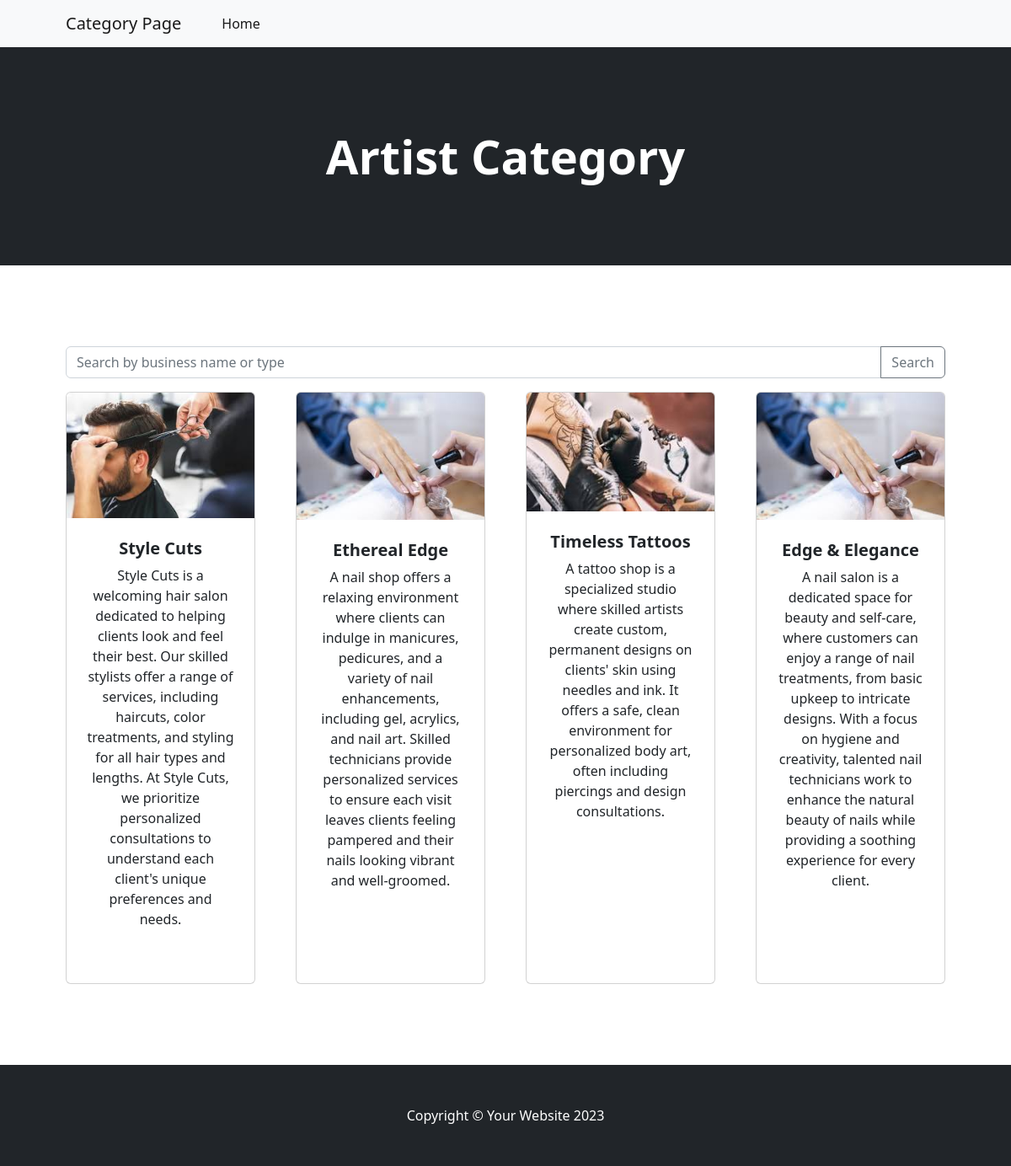
The page / on the database its author committed.
### artcategories/models.py (models this page shows, shortened)
class Type(models.Model):
    image = models.ImageField(upload_to='uploads/types/')  # Image field for storing uploaded images
    category = models.ForeignKey(
        Category,
        on_delete=models.CASCADE,
        related_name='types'  # Optional: allows reverse access from Category to Type
    )
    name = models.CharField(max_length=200)
    description = models.CharField(max_length=500, default='', blank=True, null=True)

### artcategories/views.py (the view)
# urls.py: 2. Add a URL to urlpatterns:  path('', views.home, name='home')
def home(request):
    query = request.GET.get('q')
    if query:
        types = Type.objects.filter(
            Q(name__icontains=query) |
            Q(category__name__icontains=query)
        )
    else:
        types = Type.objects.all()
    return render(request, 'home.html', {'types': types, 'query': query})

### artcategories/templates/home.html (shortened to what this page needs)
{% load static %}
<!DOCTYPE html>
<html lang="en">
    <head>
        <link href="https://cdn.jsdelivr.net/npm/bootstrap-icons@1.5.0/font/bootstrap-icons.css" rel="stylesheet" />
        <link href="{% static 'css/styles.css' %}" rel="stylesheet" />
    </head>
    <body>
        <nav class="navbar navbar-expand-lg navbar-light bg-light">
            <div class="container px-4 px-lg-5">
                <a class="navbar-brand" href="#!">Category Page</a>
                <div class="collapse navbar-collapse" id="navbarSupportedContent">
                    <ul class="navbar-nav me-auto mb-2 mb-lg-0 ms-lg-4">
                        <li class="nav-item"><a class="nav-link active" aria-current="page" href="#!">Home</a></li>
                    </ul>
                </div>
            </div>
        </nav>
        <header class="bg-dark py-5">
            <div class="container px-4 px-lg-5 my-5">
                <div class="text-center text-white">
                    <h1 class="display-4 fw-bolder">Artist Category</h1>
                </div>
            </div>
        </header>
        <section class="py-5">
            <div class="container px-4 px-lg-5 mt-5">
                <form method="get" action="{% url 'home' %}">
                    <div class="input-group mb-3">
                        <input type="text" name="q" class="form-control" placeholder="Search by business name or type"
                               value="{{ query|default:'' }}">
                        <button class="btn btn-outline-secondary" type="submit">Search</button>
                    </div>
                </form>
                <div class="row gx-4 gx-lg-5 row-cols-2 row-cols-md-3 row-cols-xl-4 justify-content-center">
                    {% for type in types %}
                    <div class="col mb-5">
                        <div class="card h-100">
                            <img class="card-img-top" src="{{ type.image.url }}" alt="..." />
                            <div class="card-body p-4">
                                <div class="text-center">
                                    <h5 class="fw-bolder">{{ type.name }}</h5>
                                    <p>{{ type.description }}</p>
                                </div>
                            </div>
                            <div class="card-footer p-4 pt-0 border-top-0 bg-transparent">
                            </div>
                        </div>
                    </div>
                    {% empty %}
                    <p class="text-center">No results found.</p>
                    {% endfor %}
                </div>
            </div>
        </section>
        <footer class="py-5 bg-dark">
            <div class="container"><p class="m-0 text-center text-white">Copyright &copy; Your Website 2023</p></div>
        </footer>
    </body>
</html>

### rows shown on the page
Type: image (picture), name "Style Cuts", description "Style Cuts is a welcoming hair salon dedicated to helping clients look and feel their best. Our skilled stylists offer a range of services, including haircuts, color treatments, and styling for all hair types and lengths. At Style Cuts, we prioritize personalized consultations to understand each client's unique preferences and needs."
Type: image (picture), name "Ethereal Edge", description "A nail shop offers a relaxing environment where clients can indulge in manicures, pedicures, and a variety of nail enhancements, including gel, acrylics, and nail art. Skilled technicians provide personalized services to ensure each visit leaves clients feeling pampered and their nails looking vibrant and well-groomed."
Type: image (picture), name "Timeless Tattoos", description "A tattoo shop is a specialized studio where skilled artists create custom, permanent designs on clients' skin using needles and ink. It offers a safe, clean environment for personalized body art, often including piercings and design consultations."
Type: image (picture), name "Edge & Elegance", description "A nail salon is a dedicated space for beauty and self-care, where customers can enjoy a range of nail treatments, from basic upkeep to intricate designs. With a focus on hygiene and creativity, talented nail technicians work to enhance the natural beauty of nails while providing a soothing experience for every client."
